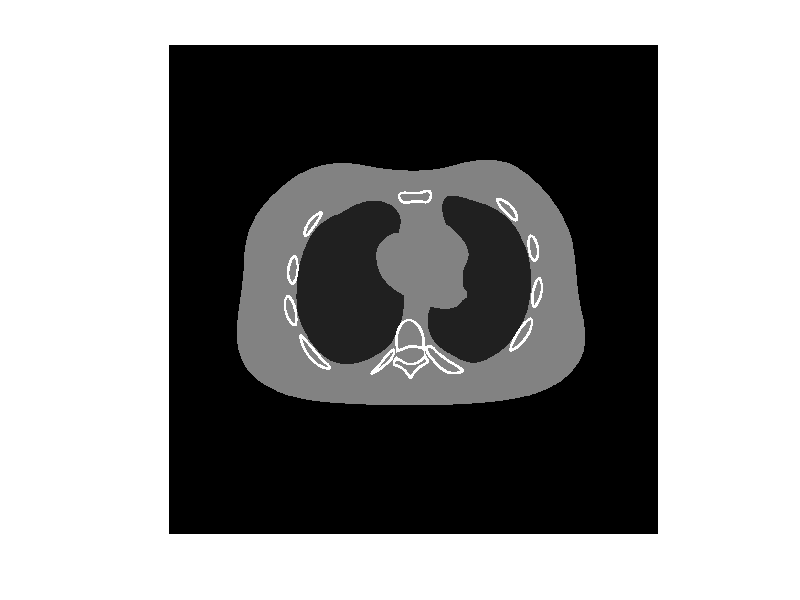

Reproduce this figure in MATLAB. (Note: this script raises an error after producing the figure.)
%% Actual Shepp Logan phantom
SL = [  2   .69   .92    0     0     0   
        -.98 .6624 .8740   0  -.0184   0
        -.02 .1100 .3100  .22    0    -18
        -.02 .1600 .4100 -.22    0     18
         .01 .2100 .2500   0    .35    0
         .01 .0460 .0460   0    .1     0
         .01 .0460 .0460   0   -.1     0
         .01 .0460 .0230 -.08  -.605   0 
         .01 .0230 .0230   0   -.606   0
         .01 .0230 .0460  .06  -.605   0   ];
P = phantom(SL, 512);
save phantoms/sl-512.mat P
% imwrite(P, 'sl-256.png', 'BitDepth',16);

%% Ncat
% How it was generated
% 	imgBig = read_ncat('nx', 1024, 'ny', 1024, 'marrow', true, ...
% 		'mu', [0 0.05 0.2 0.4 0.4 0.2]/0.2*1000); % True highres NCAT
% 	imgBig = single(imgBig) / single(max(imgBig(:))) * 0.4; % convert to 1/cm units

load phantoms/ncat-1024.mat
figure(1), imshow(P, [])

scale = 256;
P = imresize(P, scale / 1024, 'lanczos3');
figure(2), imshow(P, []), colorbar
save(sprintf('phantoms/ncat-%d.mat', scale), 'P')

%% Per iteration SNR for different # of projections
%

algs = {
  % ASTRA types
  %
  struct('name','SART', 'type','astra', ...
    'clr','k', 'lstyle','-', 'marker','d', ...
    'alg','SART', ...
    'alg_params', struct('iter',1, ...
      'option',struct('UseMinConstraint',1, 'MinConstraintValue',0, ...
      'UseMaxConstraint',0, 'MaxConstraintValue',1, ...
      'Alpha',1, 'Lambda',1e3, 'ComputeIterationMetrics',1, ...
      'ClearReconstruction',1, 'UseJacobiPreconditioner',0, ...
      'UseBSSART',0)))
      
  struct('name','SART-2', 'type','astra', ...
    'clr','k', 'lstyle','--', 'marker','d', ...
    'alg','SART', ...
    'alg_params', struct('iter',1, ...
      'option',struct('UseMinConstraint',1, 'MinConstraintValue',0, ...
      'UseMaxConstraint',0, 'MaxConstraintValue',1, ...
      'Alpha',2, 'Lambda',1e3, 'ComputeIterationMetrics',1, ...
      'ClearReconstruction',1, 'UseJacobiPreconditioner',0, ...
      'UseBSSART',0)))

%   struct('name','SART-0.5', 'type','astra', 'clr','-rd', ...
%     'alg','SART', ...
%     'alg_params', struct('iter',1, ...
%       'option',struct('UseMinConstraint',1, 'MinConstraintValue',0, ...
%       'UseMaxConstraint',0, 'MaxConstraintValue',1, ...
%       'Alpha',0.5, 'Lambda',1e3, 'ComputeIterationMetrics',1, ...
%       'ClearReconstruction',1, 'UseJacobiPreconditioner',0, ...
%       'UseBSSART',0)))
% 
%   struct('name','SART-0.1', 'type','astra', 'clr','-gd', ...
%     'alg','SART', ...
%     'alg_params', struct('iter',1, ...
%       'option',struct('UseMinConstraint',1, 'MinConstraintValue',0, ...
%       'UseMaxConstraint',0, 'MaxConstraintValue',1, ...
%       'Alpha',0.1, 'Lambda',1e3, 'ComputeIterationMetrics',1, ...
%       'ClearReconstruction',1, 'UseJacobiPreconditioner',0, ...
%       'UseBSSART',0)))
      
%   struct('name','SART-0.9', 'type','astra', 'clr','-gd', ...
%     'alg','SART', ...
%     'alg_params', struct('iter',1, ...
%       'option',struct('UseMinConstraint',1, 'MinConstraintValue',0, ...
%       'UseMaxConstraint',0, 'MaxConstraintValue',1, ...
%       'Alpha',0.9, 'Lambda',1e3, 'ComputeIterationMetrics',1, ...
%       'ClearReconstruction',1, 'UseJacobiPreconditioner',0, ...
%       'UseBSSART',0)))
%       
%   struct('name','SART-1.9', 'type','astra', 'clr','-bd', ...
%     'alg','SART', ...
%     'alg_params', struct('iter',1, ...
%       'option',struct('UseMinConstraint',1, 'MinConstraintValue',0, ...
%       'UseMaxConstraint',0, 'MaxConstraintValue',1, ...
%       'Alpha',1.9, 'Lambda',1e3, 'ComputeIterationMetrics',1, ...
%       'ClearReconstruction',1, 'UseJacobiPreconditioner',0, ...
%       'UseBSSART',0)))
      
%   struct('name','SART-PROX', 'type','astra', 'clr','-.k<', ...
%     'alg','SART-PROX', ...
%     'alg_params', struct('iter',1, ...
%       'option',struct('UseMinConstraint',1, 'MinConstraintValue',0, ...
%       'UseMaxConstraint',0, 'MaxConstraintValue',1, ...
%       'Alpha',1, 'Lambda',1e1, 'ComputeIterationMetrics',1, ...
%       'ClearReconstruction',1, 'UseJacobiPreconditioner',0, ...
%       'UseBSSART',0)))
      
  struct('name','BSSART', 'type','astra', ...
    'clr',[1 0.5 0], 'lstyle','-', 'marker','d', ...
    'alg','SART', ...
    'alg_params', struct('iter',1, ...
      'option',struct('UseMinConstraint',1, 'MinConstraintValue',0, ...
      'UseMaxConstraint',0, 'MaxConstraintValue',1, ...
      'Alpha',1, 'Lambda',1e3, 'ComputeIterationMetrics',1, ...
      'ClearReconstruction',1, 'UseJacobiPreconditioner',0, ...
      'UseBSSART',1)))

  struct('name','BSSART-2', 'type','astra', ...
    'clr',[1 0.5 0], 'lstyle','--', 'marker','d', ...
    'alg','SART', ...
    'alg_params', struct('iter',1, ...
      'option',struct('UseMinConstraint',1, 'MinConstraintValue',0, ...
      'UseMaxConstraint',0, 'MaxConstraintValue',1, ...
      'Alpha',2, 'Lambda',1e3, 'ComputeIterationMetrics',1, ...
      'ClearReconstruction',1, 'UseJacobiPreconditioner',0, ...
      'UseBSSART',1)))
      
  struct('name','ART', 'type','astra', ...
    'clr','r', 'lstyle','-', 'marker','s', ...
    'alg','ART', ...
    'alg_params', struct('iter',1, ...
      'option',struct('UseMinConstraint',1, 'MinConstraintValue',0, ...
      'UseMaxConstraint',0, 'MaxConstraintValue',1, ...
      'Alpha',1, 'Lambda',1e3, 'ComputeIterationMetrics',1, ...
      'ClearReconstruction',1, 'UseJacobiPreconditioner',0, ...
      'UseBSSART',0)))

	struct('name','ART-2', 'type','astra', ...
    'clr','r', 'lstyle','--', 'marker','s', ...
    'alg','ART', ...
    'alg_params', struct('iter',1, ...
      'option',struct('UseMinConstraint',1, 'MinConstraintValue',0, ...
      'UseMaxConstraint',0, 'MaxConstraintValue',1, ...
      'Alpha',2, 'Lambda',1e3, 'ComputeIterationMetrics',1, ...
      'ClearReconstruction',1, 'UseJacobiPreconditioner',0, ...
      'UseBSSART',0)))

  struct('name','SIRT', 'type','astra', ...
    'clr','b', 'lstyle','-', 'marker','x', ...
    'alg','SIRT', ...
    'alg_params', struct('iter',1, ...
      'option',struct('UseMinConstraint',1, 'MinConstraintValue',0, ...
      'UseMaxConstraint',0, 'MaxConstraintValue',1, ...
      'Alpha',1, 'Lambda',1e3, 'ComputeIterationMetrics',1, ...
      'ClearReconstruction',1, 'UseJacobiPreconditioner',0, ...
      'UseBSSART',0)))

  struct('name','SIRT-2', 'type','astra', ...
    'clr','b', 'lstyle','--', 'marker','x', ...
    'alg','SIRT', ...
    'alg_params', struct('iter',1, ...
      'option',struct('UseMinConstraint',1, 'MinConstraintValue',0, ...
      'UseMaxConstraint',0, 'MaxConstraintValue',1, ...
      'Alpha',1.99, 'Lambda',1e3, 'ComputeIterationMetrics',1, ...
      'ClearReconstruction',1, 'UseJacobiPreconditioner',0, ...
      'UseBSSART',0)))

	struct('name','BICAV', 'type','astra', ...
    'clr','g', 'lstyle','-', 'marker','*', ...
    'alg','BICAV', ...
    'alg_params', struct('iter',1, ...
      'option',struct('UseMinConstraint',1, 'MinConstraintValue',0, ...
      'UseMaxConstraint',0, 'MaxConstraintValue',1, ...
      'Alpha',1, 'Lambda',1e3, 'ComputeIterationMetrics',1, ...
      'ClearReconstruction',1, 'UseJacobiPreconditioner',0, ...
      'UseBSSART',0)))
% 
  struct('name','OS-SQS', 'type','astra', ...
    'clr','m', 'lstyle','-', 'marker','^', ...
    'alg','OS-SQS', ...
    'alg_params', struct('iter',1, ...
      'option',struct('UseMinConstraint',1, 'MinConstraintValue',0, ...
      'UseMaxConstraint',0, 'MaxConstraintValue',1, ...
      'Alpha',1, 'Lambda',1e3, 'ComputeIterationMetrics',1, ...
      'ClearReconstruction',1, 'UseJacobiPreconditioner',0, ...
      'UseBSSART',0)))

%   struct('name','OS-SQS-0.5', 'type','astra', 'clr','-r^', ...
%     'alg','OS-SQS', ...
%     'alg_params', struct('iter',1, ...
%       'option',struct('UseMinConstraint',1, 'MinConstraintValue',0, ...
%       'UseMaxConstraint',0, 'MaxConstraintValue',1, ...
%       'Alpha',0.5, 'Lambda',1e3, 'ComputeIterationMetrics',1, ...
%       'ClearReconstruction',1, 'UseJacobiPreconditioner',0, ...
%       'UseBSSART',0)))
% 
%   struct('name','OS-SQS-0.1', 'type','astra', 'clr','-g^', ...
%     'alg','OS-SQS', ...
%     'alg_params', struct('iter',1, ...
%       'option',struct('UseMinConstraint',1, 'MinConstraintValue',0, ...
%       'UseMaxConstraint',0, 'MaxConstraintValue',1, ...
%       'Alpha',.1, 'Lambda',1e3, 'ComputeIterationMetrics',1, ...
%       'ClearReconstruction',1, 'UseJacobiPreconditioner',0, ...
%       'UseBSSART',0)))
      
  struct('name','CGLS', 'type','astra', ...
    'clr',[0.5 0.5 0.5], 'lstyle','-', 'marker','v', ...
    'alg','CGLS', ...
    'alg_params', struct('iter',1, ...
      'option',struct('UseMinConstraint',1, 'MinConstraintValue',0, ...
      'UseMaxConstraint',0, 'MaxConstraintValue',1, ...
      'Alpha',2, 'Lambda',1e3, 'ComputeIterationMetrics',1, ...
      'ClearReconstruction',1, 'UseJacobiPreconditioner',0, ...
      'UseBSSART',0)))      
  };

phantoms = {'sl', 'ncat'};
num_projs = [15, 30, 60, 90, 180, 360];
noise_levels = [.001];
proj_types = {'fan', 'parallel'};

for phantom = phantoms
  for num_proj = num_projs
    for noise_level = noise_levels
      for proj_type = proj_types
        % put args
        arg = struct('phan',phantom, 'phan_size',512, 'path','./plots', ...
          'noise_type','gauss', 'noise_level',noise_level, ...
          'num_proj',num_proj, 'iter',30, 'recompute',1, ...
          'proj_type',proj_type);
        % call
        ma_fig_periter(arg, algs);
      end
    end
  end
end


%%